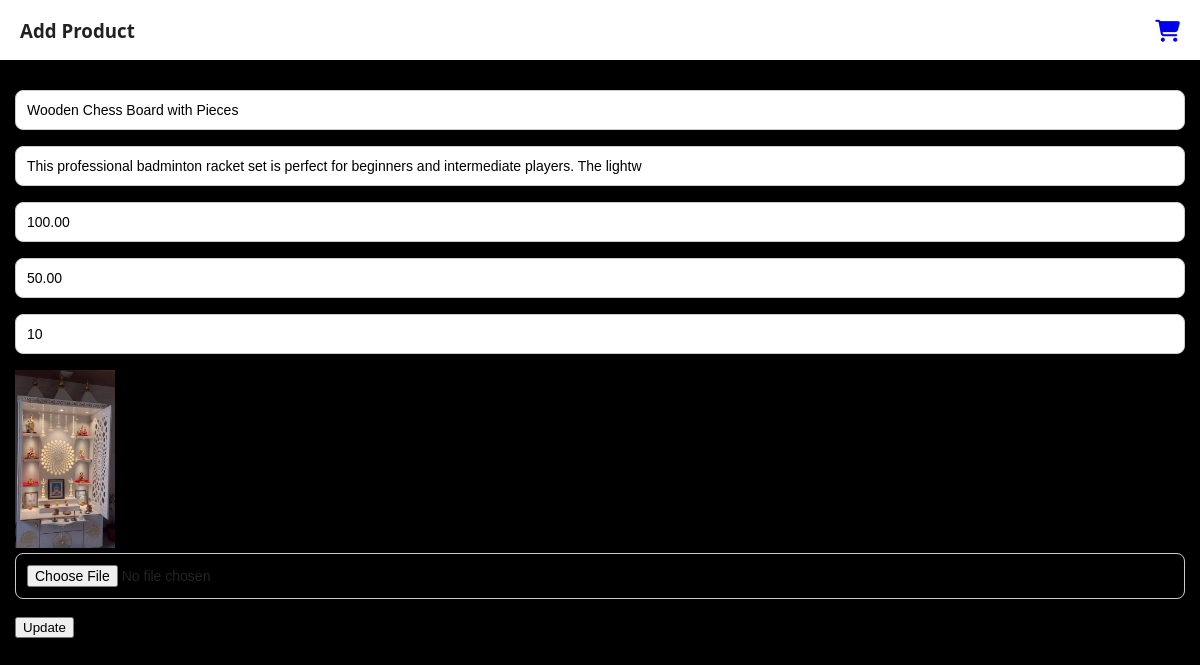
Page /update?uid=3 on the committed database.
### curdapp/models.py (models this page shows, shortened)
class Add_to_cart(models.Model):
    product_name = models.CharField(max_length=40)
    product_discription = models.CharField(max_length=100)
    product_price = models.DecimalField(max_digits=10,decimal_places=2)
    qty = models.IntegerField(null=True)
    img = models.ImageField(upload_to="images",null=True)
    product_discount = models.DecimalField(max_digits=5,decimal_places=2,help_text="Discount percentage (e.g. 10 for 10%)")

### curdapp/views.py (the view, shortened to what this page needs)
# urls.py: path("update",update,name="update"),
def update(request):
    uid = request.GET.get("uid")
    c = Add_to_cart.objects.get(id=uid)
    return render(request, "add_to_cart.html", {"c": c})

### curdapp/templates/add_to_cart.html (shortened to what this page needs)
<!DOCTYPE html>
<html lang="en">
<head>
    <link rel="stylesheet" href="https://cdnjs.cloudflare.com/ajax/libs/font-awesome/6.5.0/css/all.min.css">
</head>
<body>
    <div class="top-bar">
        <h3>Add Product</h3>
        <div class="cart-icon" title="Go to Cart">
            <a href="{% url 'cart' %}"><i class="fas fa-shopping-cart"></i></a>
        </div>
    </div>
    <div class="page">
        <form action="{% if c %}{% url 'update' %}?uid={{c.id}}{% else %}{% url 'add_to_cart' %}{% endif %}"
            method="post" enctype="multipart/form-data">
            <input type="text" name="product_name" placeholder="Name" value="{{c.product_name}}">
            <input type="text" name="product_discription" placeholder="Description" value="{{c.product_discription}}">
            <input type="number" name="product_price" placeholder="Price" value="{{c.product_price}}">
            <input type="number" name="product_discount" placeholder="Discount" value="{{c.product_discount}}">
            <input type="number" name="qty" placeholder="Qty" value="{{c.qty}}">
            {% if c and c.img %}
            <img src="{{ c.img.url }}" width="100">
            {% endif %}
            <input type="file" name="img">
            <button type="submit">
                {% if c %}Update{% else %}Add{% endif %}
            </button>
        </form>
    </div>
</body>
</html>

### curdapp/templates/add_to_cart.html (style rules this page uses)
* { box-sizing: border-box; }
body { margin: 0; font-family: "Segoe UI", sans-serif; background: #000000; color: #222; }
.top-bar { display: flex; justify-content: space-between; align-items: center; padding: 15px 20px; background: #ffffff; box-shadow: 0 4px 10px rgba(0, 0, 0, 0.1); }
.top-bar h3 { margin: 0; }
.cart-icon { font-size: 22px; cursor: pointer; transition: transform 0.3s ease; }
.page { padding: 30px 15px; display: flex; justify-content: center; }
input { width: 100%; padding: 11px; margin-bottom: 16px; border-radius: 8px; border: 1px solid #ccc; font-size: 14px; transition: all 0.3s ease; }

### rows in the picture
Add_to_cart: product_name "Wooden Chess Board with Pieces", product_discription "This professional badminton racket set is perfect for beginners and intermediate players. The lightw", product_price "100.00", product_discount "50.00", qty "10", img (picture)
